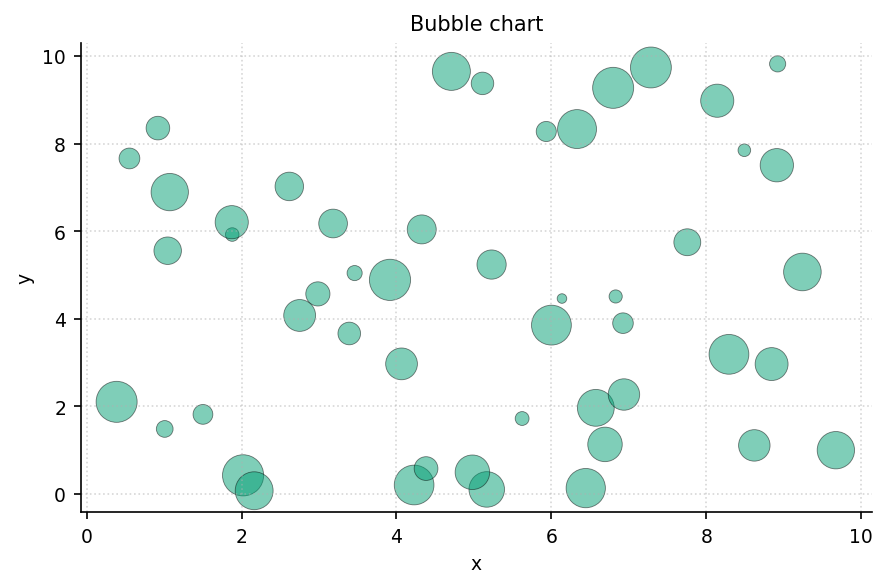

Here is the Python script that generated this plot:
"""scatter_sized: 气泡图，第三维用大小编码."""
import sys, os; sys.path.insert(0, os.path.join(os.path.dirname(os.path.abspath(__file__)), '..', '..', '_utils', 'python'))
import numpy as np
import matplotlib.pyplot as plt
from theme import apply_theme
from palette import cycle

def make_figure(x=None, y=None, size=None, title='Bubble chart'):
    apply_theme()
    if x is None:
        rng = np.random.default_rng(2)
        x = rng.uniform(0, 10, 50); y = rng.uniform(0, 10, 50); size = rng.uniform(20, 400, 50)
    fig, ax = plt.subplots()
    ax.scatter(x, y, s=size, c=cycle(2), alpha=0.5, edgecolors='k', linewidth=0.4)
    ax.set_xlabel('x'); ax.set_ylabel('y'); ax.set_title(title)
    ax.grid(True, linestyle=':', alpha=0.5)
    fig.tight_layout()
    return fig

if __name__ == '__main__':
    fig = make_figure()
    fig.savefig(__file__.replace('.py', '.png'), dpi=150)
